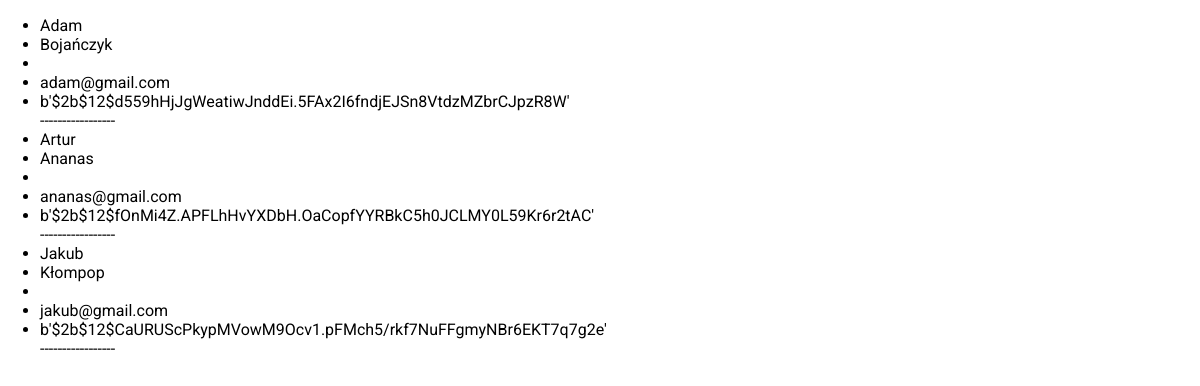
/users, run on an earlier commit of the app's database.
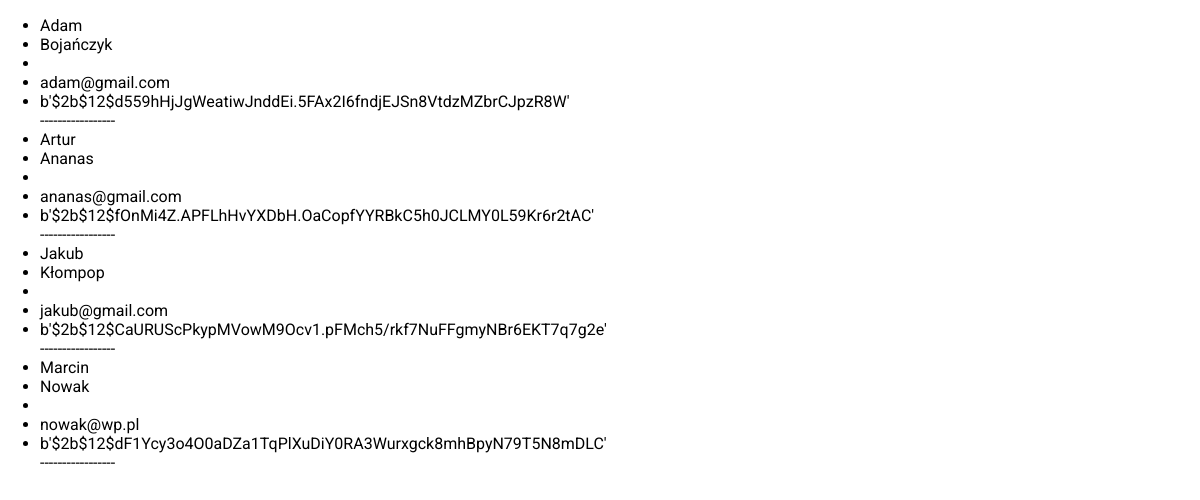
And on a later commit of the database.
### app.py (models this page shows, shortened)
class User(db.Model, UserMixin):
    __tablename__ = "users"
    id = db.Column(db.Integer, primary_key = True, autoincrement=True)
    name = db.Column(db.String(30), nullable = False)
    lastname = db.Column(db.String(30), nullable = False)
    email = db.Column(db.String(30), nullable = False)
    password = db.Column(db.String(30), nullable = False)
    initials = db.Column(db.String(3), nullable = False)

### app.py (the view)
@app.route("/users")
def users():
    users = User.query.all()
    return render_template('users.html', users=users)

### templates/users.html (shortened to what this page needs)
{% extends "base.html" %}
{% block body %}
    <ul>
    {% for item in users %}
        <li>{{item.name}}</li>
        <li>{{item.lastname}}</li>
        <li>{{item.username}}</li>
        <li>{{item.email}}</li>
        <li>{{item.password}}</li>
        -----------------
    {% endfor %}
    </ul>
{% endblock %}

What changed in the data, as far as the page shows it:
added User: name "Marcin", lastname "Nowak", email "nowak@wp.pl", password "b'$2b$12$dF1Ycy3o4O0aDZa1TqPlXuDiY0RA3Wurxgck8mhBpyN79T5N8mDLC'"
